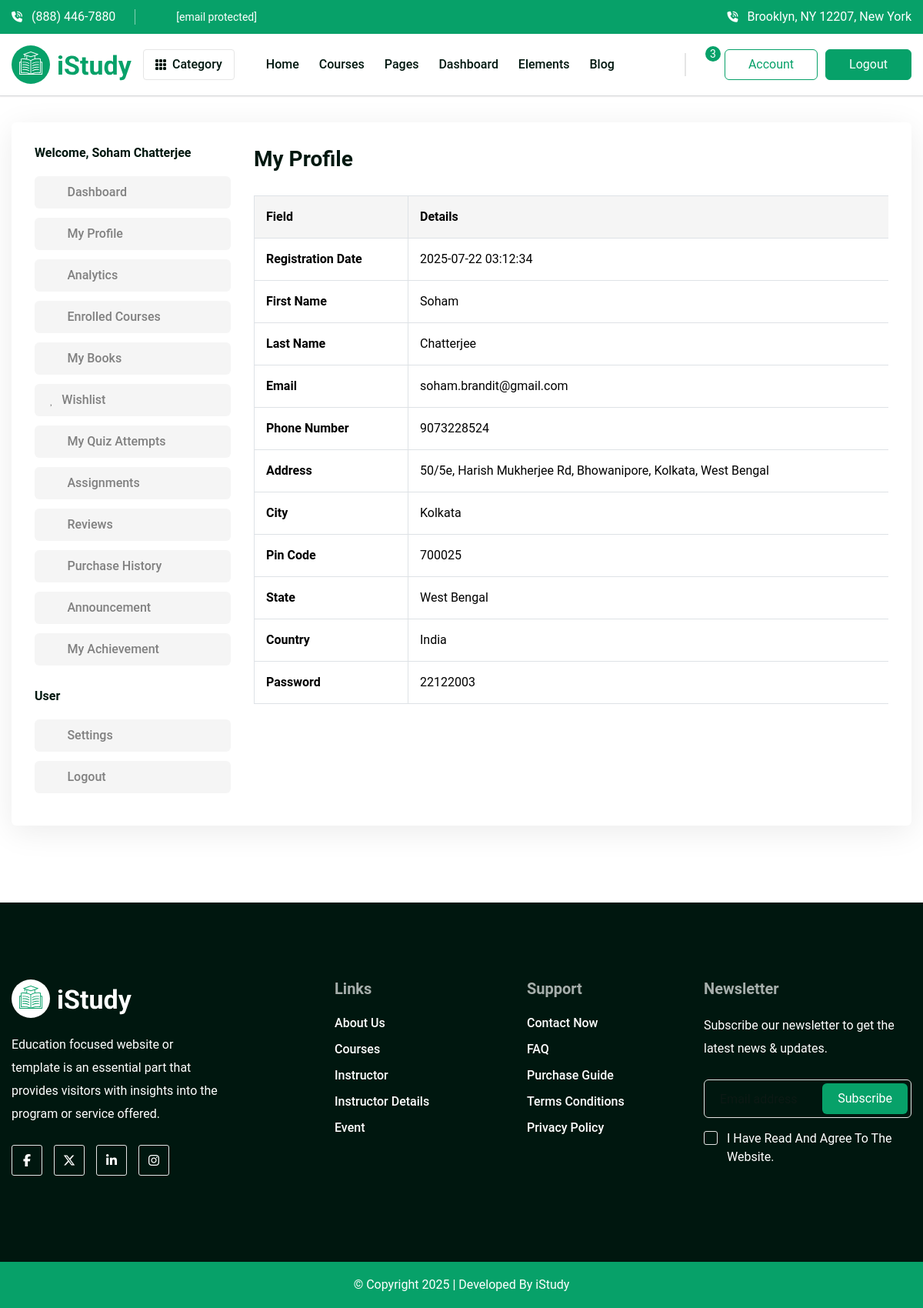
The app's page /student-profile.php (signed in) with its own data.
### tables this page shows
CREATE TABLE `user` (
  `sl_id` int(11) NOT NULL,
  `image` varchar(255) DEFAULT 'dummy-profile.png',
  `fname` varchar(255) DEFAULT '',
  `lname` varchar(255) DEFAULT '',
  `phone` varchar(255) DEFAULT '',
  `email` varchar(255) DEFAULT '',
  `password` varchar(255) DEFAULT '',
  `country` varchar(255) DEFAULT NULL,
  `state` varchar(255) DEFAULT NULL,
  `city` varchar(255) DEFAULT NULL,
  `zip` varchar(255) DEFAULT NULL,
  `address` varchar(255) DEFAULT NULL,
  `landmark` varchar(255) DEFAULT NULL,
  `valid` int(11) DEFAULT 1,
  `timestamp` timestamp NULL DEFAULT current_timestamp(),
  `referral_code` varchar(255) DEFAULT NULL,
  `student` int(11) DEFAULT 0
);

### global/function.php (called while the page is built, shortened)
<?php  include 'smtp_email.php';
?>
<?php
function member_details($memb_id,$field){
global $conn;
$qry=mysqli_query($conn,"select * from `user`  WHERE `sl_id`='".$memb_id."' ");
$row=@mysqli_fetch_array($qry);
if($field=='profile_image'){
$a=$row[$field];
}
else{
$a= stripslashes ($row[$field]);
}
return $a;
}
?>

### student-profile.php (the view, shortened to what this page needs)
<?php include 'header.php'; if(!isset($_SESSION['login']) || $_SESSION['login']== '' ){  redir('login.php');} ?>
    <main>
        <div class="bd-dashboard-area section-space-top section-space-bottom">
            <div class="container">
                <div class="bd-dashboard-main">
                    <div class="row gy-30">
                        <?php include 'account-dashboard.php'; ?>
                        <div class="col-xl-9 col-lg-9 col-md-8">
                            <div class="bd-dashboard-inner">
                                <div class="bd-dashboard-title-inner">
                                    <h4 class="bd-dashboard-title">My Profile</h4>
                                </div>
                                <div class="bd-dashboard-profile-info table-responsive">
                                    <table class="table table-bordered table-head-bg">
                                        <thead>
                                            <tr>
                                                <th style="min-width: 200px;">Field</th>
                                                <th style="min-width: 736.5px;">Details</th>
                                            </tr>
                                        </thead>
                                        <tbody>
                                            <tr>
                                                <th>Registration Date</th>
                                                <td><?php echo member_details($_SESSION['login'],'timestamp'); ?></td>
                                            </tr>
                                            <tr>
                                                <th>First Name</th>
                                                <td><?php echo member_details($_SESSION['login'],'fname'); ?></td>
                                            </tr>
                                            <tr>
                                                <th>Last Name</th>
                                                <td><?php echo member_details($_SESSION['login'],'lname'); ?></td>
                                            </tr>
                                            <tr>
                                                <th>Email</th>
                                                <td><?php echo member_details($_SESSION['login'],'email'); ?></td>
                                            </tr>
                                            <tr>
                                                <th>Phone Number</th>
                                                <td><?php echo member_details($_SESSION['login'],'phone'); ?></td>
                                            </tr>
                                            <tr>
                                                <th>Address</th>
                                                <td><?php echo member_details($_SESSION['login'],'address'); ?></td>
                                            </tr>
                                            <tr>
                                                <th>City</th>
                                                <td><?php echo member_details($_SESSION['login'],'city'); ?></td>
                                            </tr>
                                            <tr>
                                                <th>Pin Code</th>
                                                <td><?php echo member_details($_SESSION['login'],'zip'); ?></td>
                                            </tr>
                                            <tr>
                                                <th>State</th>
                                                <td><?php echo member_details($_SESSION['login'],'state'); ?></td>
                                            </tr>
                                            <tr>
                                                <th>Country</th>
                                                <td><?php echo member_details($_SESSION['login'],'country'); ?></td>
                                            </tr>
                                            <tr>
                                                <th>Password</th>
                                                <td><?php echo member_details($_SESSION['login'],'password'); ?></td>
                                            </tr>
                                        </tbody>
                                    </table>
                                </div>
                            </div>
                        </div>
                    </div>
                </div>
            </div>
        </div>
    </main>
    <?php include 'footer.php'; ?>

### account-dashboard.php
<div class="col-xl-3 col-lg-3 col-md-4">
    <div class="bd-dashboard-menu">
        <h6 class="bd-dashboard-menu-title mt-0">Welcome, <?php echo member_details($_SESSION['login'],'fname'); ?> <?php echo member_details($_SESSION['login'],'lname'); ?></h6>
        <ul>
            <li>
                <a href="student-dashboard.php"><span><i class="fa-light fa-gauge-high"></i></span>Dashboard</a>
            </li>
            <li>
                <a href="student-profile.php"><span><i class="fa-light fa-id-badge"></i></span>My Profile</a>
            </li>
            <li>
                <a href="student-analytics.php"><span><i class="fa-light fa-chart-line"></i></span>Analytics</a>
            </li>
            <li>
                <a href="student-enrolled-courses.php"><span><i class="fa-light fa-book-reader"></i></span>Enrolled
                    Courses</a>
            </li>
            <li>
                <a href="student-books.php"><span><i class="fa-light fa-book"></i></span>My Books</a>
            </li>
            <li>
                <a href="student-wishlist.php"><span><i class="fa-light fa-heart"></i></span>Wishlist</a>
            </li>
            <li>
                <a href="student-my-quiz-attempts.php"><span><i class="fa-light fa-file-lines"></i></span>My Quiz
                    Attempts</a>
            </li>
            <li>
                <a href="student-assignments.php"><span><i class="fa-light fa-tasks"></i></span>Assignments</a>
            </li>
            <li>
                <a href="student-reviews.php"><span><i class="fa-light fa-comment-dots"></i></span>Reviews</a>
            </li>
            <li>
                <a href="student-purchase-history.php"><span><i class="fa-light fa-receipt"></i></span>Purchase History</a>
            </li>
            <li>
                <a href="student-announcements.php"><span><i class="fa-light fa-bullhorn"></i></span>Announcement</a>
            </li>
            <li>
                <a href="student-certificate.php"><span><i class="fa-light fa-award"></i></span>My Achievement</a>
            </li>
        </ul>
        <h6 class="bd-dashboard-menu-title">User</h6>
        <ul>
            <li>
                <a href="student-settings.php"><span><i class="fa-light fa-sliders"></i></span>Settings</a>
            </li>
            <li>
                <a href="logout.php"><span><i class="fa-light fa-sign-out-alt"></i></span>Logout</a>
            </li>
        </ul>
    </div>
</div>

### records on screen
user: fname "Soham", lname "Chatterjee", timestamp "2025-07-22 03:12:34", email "soham.brandit@gmail.com", phone "9073228524", address "50/5e, Harish Mukherjee Rd, Bhowanipore, Kolkata, West Bengal", city "Kolkata", zip "700025", state "West Bengal", country "India", password "22122003"
